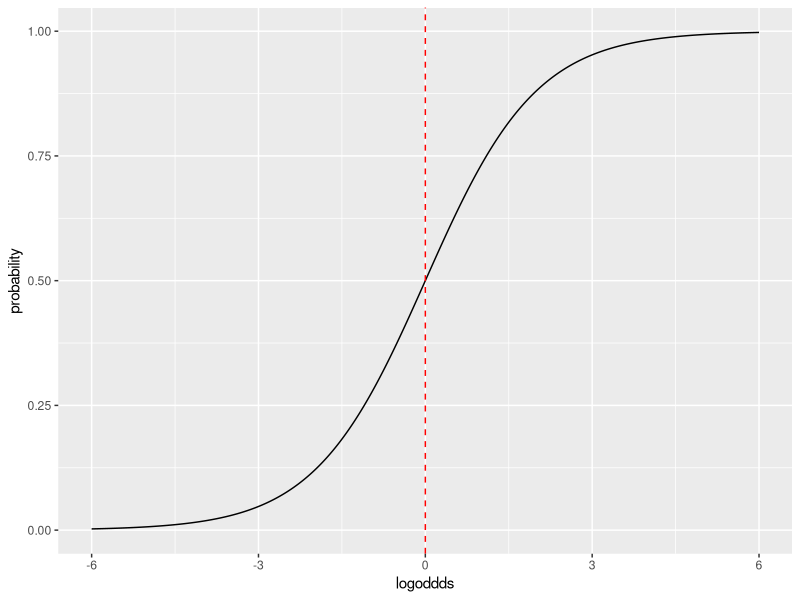
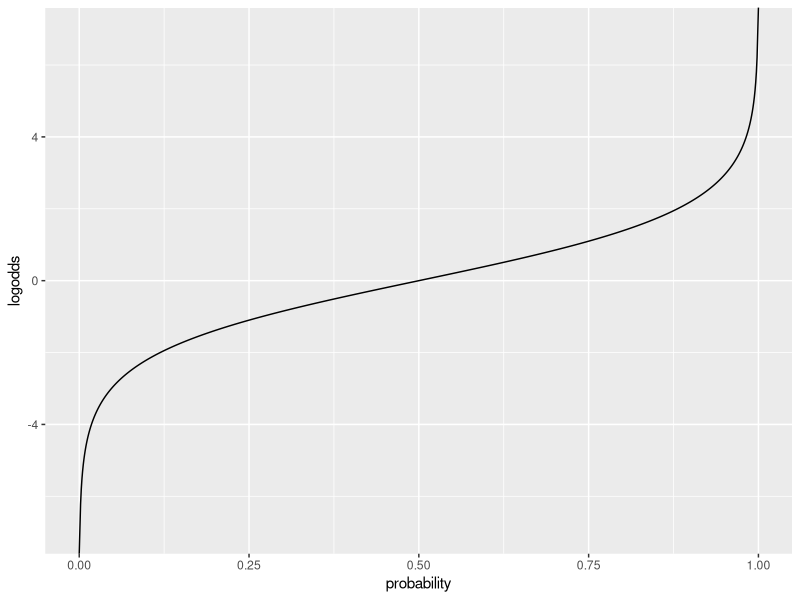
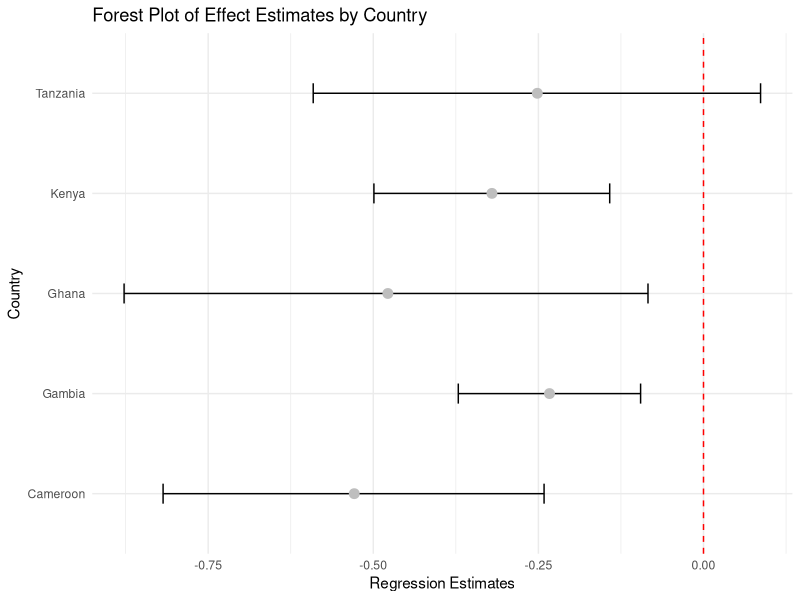

These charts were generated, in order, by the following R code:
## ---- chunk 1
library(rprojroot)
knitr::opts_knit$set(root.dir = "~/Library/CloudStorage/OneDrive-QueenMary,UniversityofLondon/4. Self-learning/WHG training/whg-training-resources-replicate/docs/statistical_modelling/regression_modelling/data")
#"D:/OneDrive - Queen Mary, University of London/4. Self-learning/WHG #training/whg-training-resources-replicate/docs/statistical_modelling/regression_modelling/data"
## ---- chunk 2
library(tidyverse)
data = read_delim( "o_bld_group_data.tsv", delim = "\t" )
## ---- chunk 3
head(data)
summary(data)
## ---- chunk 4
data %>% group_by(country) %>% 
    summarise(n = sum(rs8176719 == "-/-", na.rm = TRUE), o_bld_freq = n/n()*100)
## ---- chunk 5
data %>% filter(rs8176719 != "-/-") %>%
  group_by(country) %>% summarise(
    n = sum(str_detect(rs8176746, "T"), na.rm = TRUE),
    b_bld_freq = n / n() *100
  ) %>% arrange(desc(b_bld_freq))
## ---- chunk 6
data$o_bld_group = NA           # in case any rs8176719 genotypes are missing
data$o_bld_group[ data$rs8176719 == '-/-' ] = 1
data$o_bld_group[ data$rs8176719 == '-/C' ] = 0
data$o_bld_group[ data$rs8176719 == 'C/C' ] = 0

## ---- chunk 7
data$status = factor( data$status, levels = c( "CONTROL", "CASE" ))
## ---- chunk 8
fit = glm(
    status ~ o_bld_group,
    data = data,
    family = "binomial"  # needed to specify logistic regression
)
## ---- chunk 9
summary(fit)$coeff
## ---- chunk 10
fit2 = glm(
    status ~ o_bld_group + country,
    data = data,
    family = "binomial"  # needed to specify logistic regression
)
summary(fit2)$coeff
## ---- chunk 11
data$country = factor(
    data$country,
    levels = c(
        "Gambia",
        "Ghana",
        "Cameroon",
        "Tanzania",
        "Kenya"
    )
)
## ---- chunk 12
fit2 = glm(
    status ~ o_bld_group + country,
    data = data,
    family = "binomial"  # needed to specify logistic regression
)
summary(fit2)$coeff
## ---- chunk 13
fit3 = glm(
    status ~ o_bld_group + country + ethnicity,
    data = data,
    family = "binomial"  # needed to specify logistic regression
)
summary(fit3)$coeff
## ---- chunk 14
unique(data$ethnicity)
## ---- chunk 15
fit4 = glm(
    status ~ o_bld_group + country + country * PC_1,
    data = data,
    family = "binomial"  # needed to specify logistic regression
)
summary(fit4)$coeff
## ---- chunk 16
logistic <- function(x) {
    exp(x) / ( 1 + exp(x) )
}
x = seq( from= -6, to = 6, by = 0.01 )
plot_data = tibble(
    x = x,
    y = logistic(x)
)
print(
    ggplot( data = plot_data, aes( x = x, y = y ))
    + geom_line()
    + geom_vline( xintercept = 0, linetype = 2, col = 'red' ) +
      xlab("logoddds") +
      ylab("probability")
)
## ---- chunk 17
logit <- function(x) {
    log(x/ (1-x))
}
x = seq( from= 0, to = 1, by = 0.001 )
plot_data = tibble(
    x = x,
    y = logit(x)
)
print(
    ggplot( data = plot_data, aes( x = x, y = y ))
    + geom_line()
    + xlab("probability") +
      ylab("logodds")
)
## ---- chunk 18
summary(fit)$coeff
## ---- chunk 19
table(data$status, data$o_bld_group)
## ---- chunk 20
odds_ratio = (2690*2230) / (3122*2684)
## ---- chunk 21
exp(-0.3342393 )
## ---- chunk 22
data$rs8176746_dosage = NA
data$rs8176746_dosage[ data$rs8176746 == 'G/G' ] = 0
data$rs8176746_dosage[ data$rs8176746 == 'G/T' ] = 1
data$rs8176746_dosage[ data$rs8176746 == 'T/T' ] = 2
fit5 = glm(
    status ~ rs8176746_dosage + country,
    data = data,
    family = "binomial"  # needed to specify logistic regression
)
summary(fit5)$coeff
## ---- chunk 23
fit5b = glm(
    status ~ o_bld_group + rs8176746_dosage + country,
    data = data,
    family = "binomial"  # needed to specify logistic regression
)
summary(fit5b)$coeff
## ---- chunk 24
table( data$rs8176719, data$rs8176746 )
## ---- chunk 25
data$abo_type = factor( NA, levels = c( "A", "B", "AB", "O" ))
data$abo_type[ data$rs8176719 == 'C/C' & data$rs8176746 == 'G/G' ] = 'A'
data$abo_type[ data$rs8176719 == 'C/C' & data$rs8176746 == 'G/T' ] = 'AB'
data$abo_type[ data$rs8176719 == 'C/C' & data$rs8176746 == 'T/T' ] = 'B'
data$abo_type[ data$rs8176719 == '-/C' & data$rs8176746 == 'G/G' ] = 'A'
data$abo_type[ data$rs8176719 == '-/C' & data$rs8176746 == 'G/T' ] = 'B'
data$abo_type[ data$rs8176719 == '-/C' & data$rs8176746 == 'T/T' ] = 'B'
data$abo_type[ data$rs8176719 == '-/-' ] = 'O'
## ---- chunk 26
fit6 = glm(
    status ~ abo_type + country,
    data = data,
    family = "binomial"  # needed to specify logistic regression
)
summary(fit6)$coeff
## ---- chunk 27
library(broom)
#Cameroon 
fit7 = glm(
    status ~ abo_type,
    data = subset(data, country == "Cameroon"),
    family = "binomial"  # needed to specify logistic regression
)
Cameroon = tidy(fit7,conf.int = TRUE) %>% filter(term == "abo_typeO") %>% mutate(country = "Cameroon")
print(Cameroon)
## ---- chunk 28
#Gambia 
fit7 = glm(
    status ~ abo_type,
    data = subset(data, country == "Gambia"),
    family = "binomial"  # needed to specify logistic regression
)
Gambia = tidy(fit7,conf.int = TRUE) %>% filter(term == "abo_typeO") %>% mutate(country = "Gambia")
## ---- chunk 29
#Ghana 
fit7 = glm(
    status ~ abo_type,
    data = subset(data, country == "Ghana"),
    family = "binomial"  # needed to specify logistic regression
)
Ghana = tidy(fit7,conf.int = TRUE) %>% filter(term == "abo_typeO") %>% mutate(country = "Ghana")

#Tanzania
fit7 = glm(
    status ~ abo_type,
    data = subset(data, country == "Tanzania"),
    family = "binomial"  # needed to specify logistic regression
)
Tanzania = tidy(fit7,conf.int = TRUE) %>% filter(term == "abo_typeO") %>% mutate(country = "Tanzania")

#Kenya
fit7 = glm(
    status ~ abo_type,
    data = subset(data, country == "Kenya"),
    family = "binomial"  # needed to specify logistic regression
)
Kenya = tidy(fit7,conf.int = TRUE) %>% filter(term == "abo_typeO") %>% mutate(country = "Kenya")
## ---- chunk 30
forest_df = bind_rows(Gambia,Ghana,Cameroon, Tanzania, Kenya )
print(forest_df)
## ---- chunk 31
ggplot(forest_df, aes(x = estimate, y = country, xmin = conf.low, xmax = conf.high)) +
  # Add a vertical line at x=0 for reference (no effect)
  geom_vline(xintercept = 0, linetype = "dashed", color = "red") +
  # Add the horizontal lines for the confidence intervals
  geom_errorbarh(height = 0.2) +
  # Add the points for the estimates
  geom_point(size = 3, color = "grey") +
  # Add labels and a clean theme
  labs(
    title = "Forest Plot of Effect Estimates by Country",
    x = "Regression Estimates",
    y = "Country"
  ) +
  theme_minimal()
